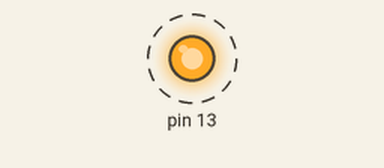
A sketch run on a simulated Arduino Mega 2560, built with avr-gcc and run on an emulated ATmega2560. On the bench: output pins drawn as LEDs (lit = HIGH). Dashed ring = blinking.

Above: at 0.1 s.
Timing chart, 0 to 3.0 s (numbered marks = the images above):
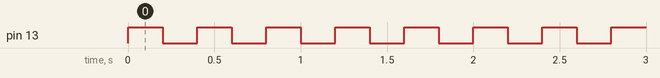

Measured:
- by itself, pin 13: alternates HIGH for 0.20 s and LOW for 0.20 s

The sketch:

blink.ino
```cpp
extern "C" void app_main(void);

void setup() {
  app_main();
}

void loop() {}
```

blink.c
```cpp
/**
 * @brief Display a user supplied message in morse code
 * @name Adam Baumgartner
 * @date 1/25/26
 */

#define F_CPU 16000000UL // 16 MHz crystal on Arduino Mega

#include <avr/io.h>
#include <util/delay.h>

int app_main(void) {

   // Set PB7 (pin 13 LED) as an output
   DDRB |= (1 << DDB7);

   while (1) {
      // Toggle PB7 with XOR
      PORTB ^= (1 << PORTB7);

      // Delay ~500 ms
      _delay_ms(200);
   }

    return 0;
}
```
